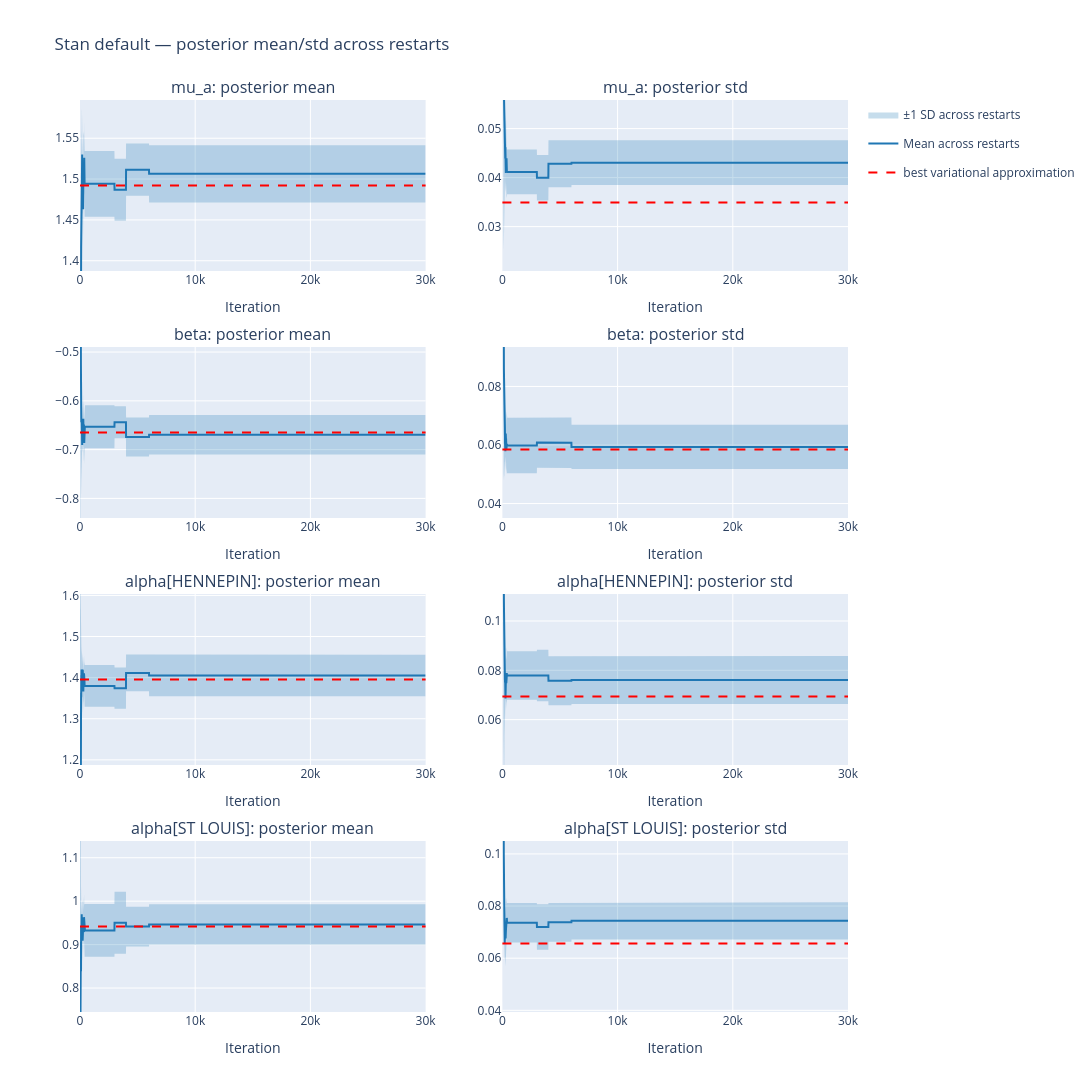
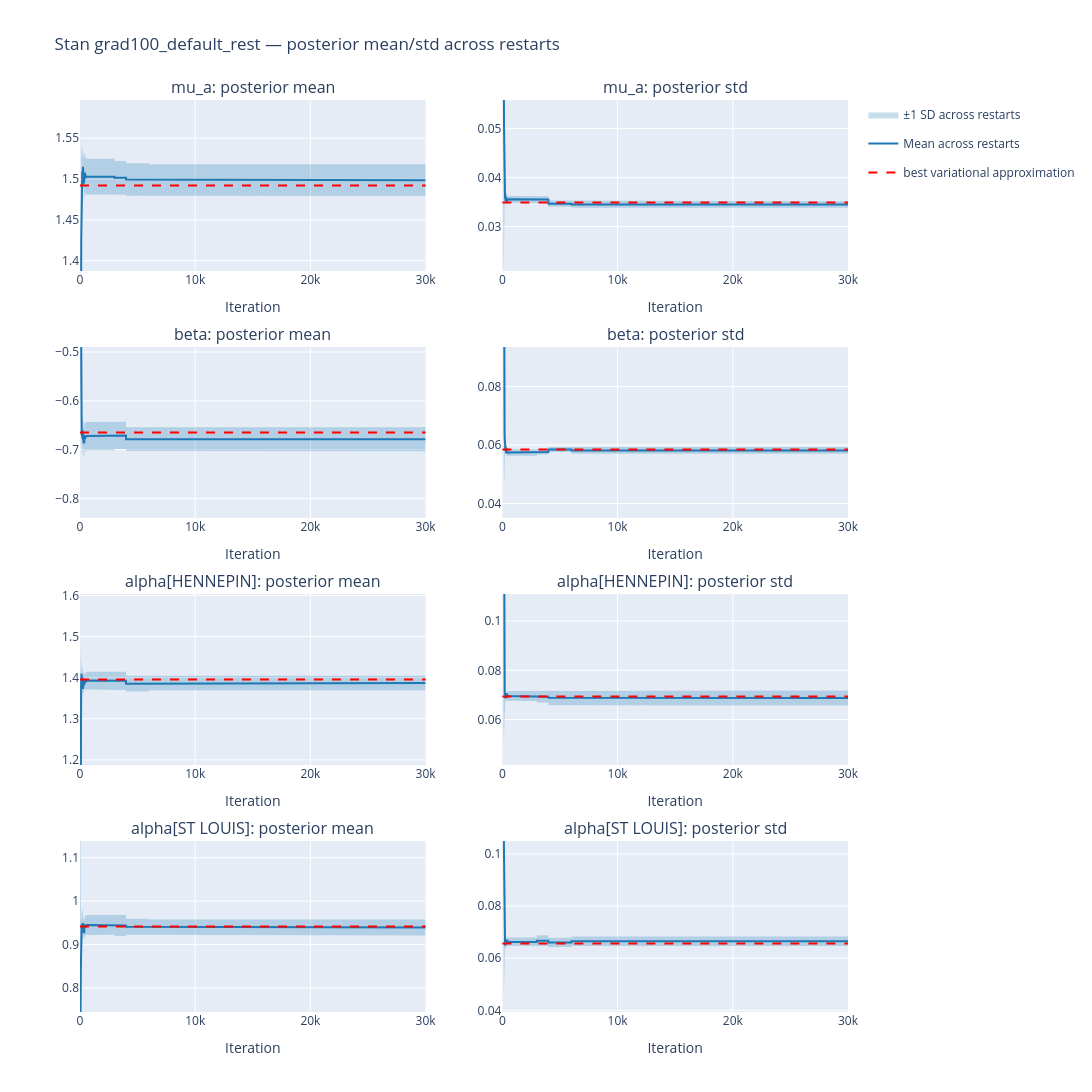
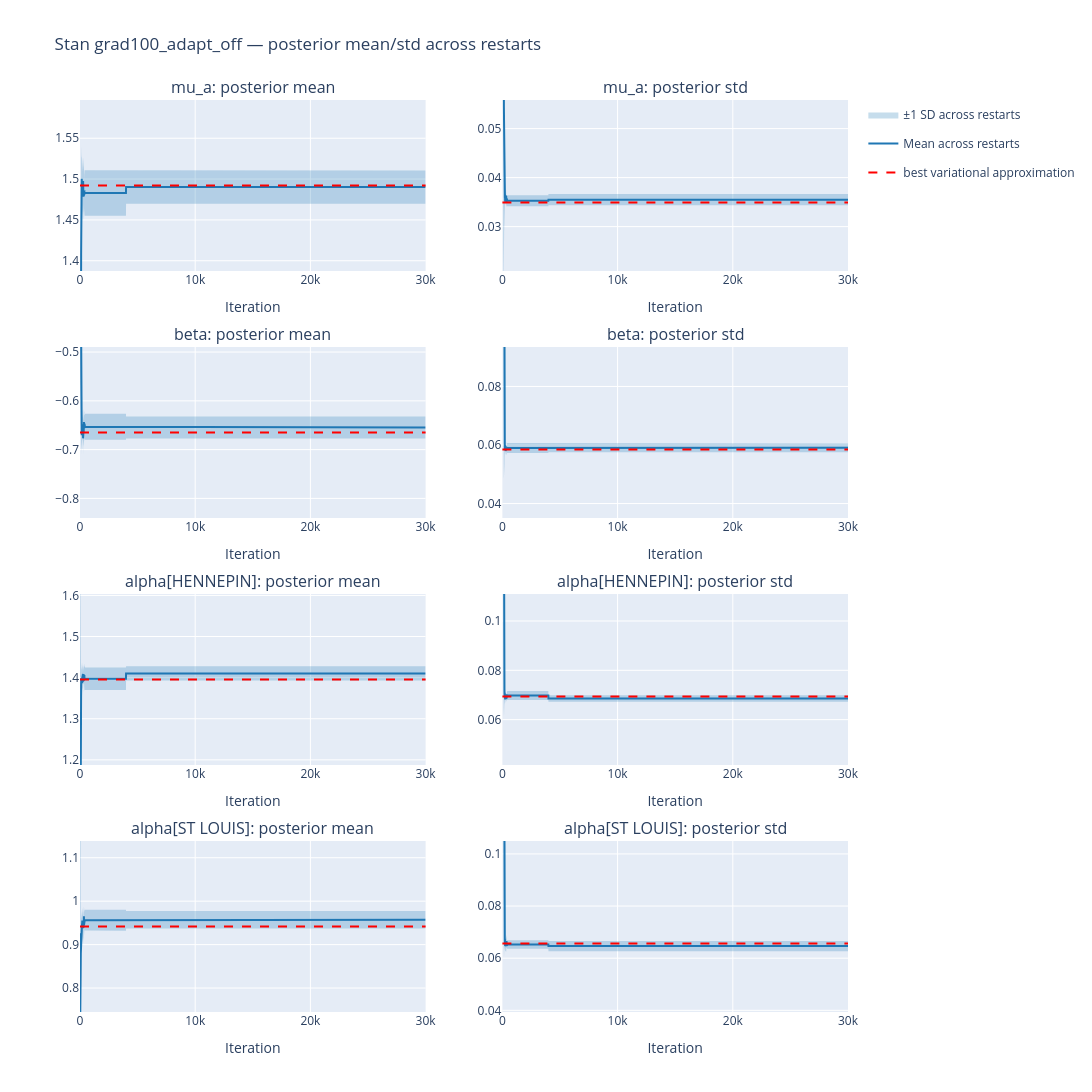
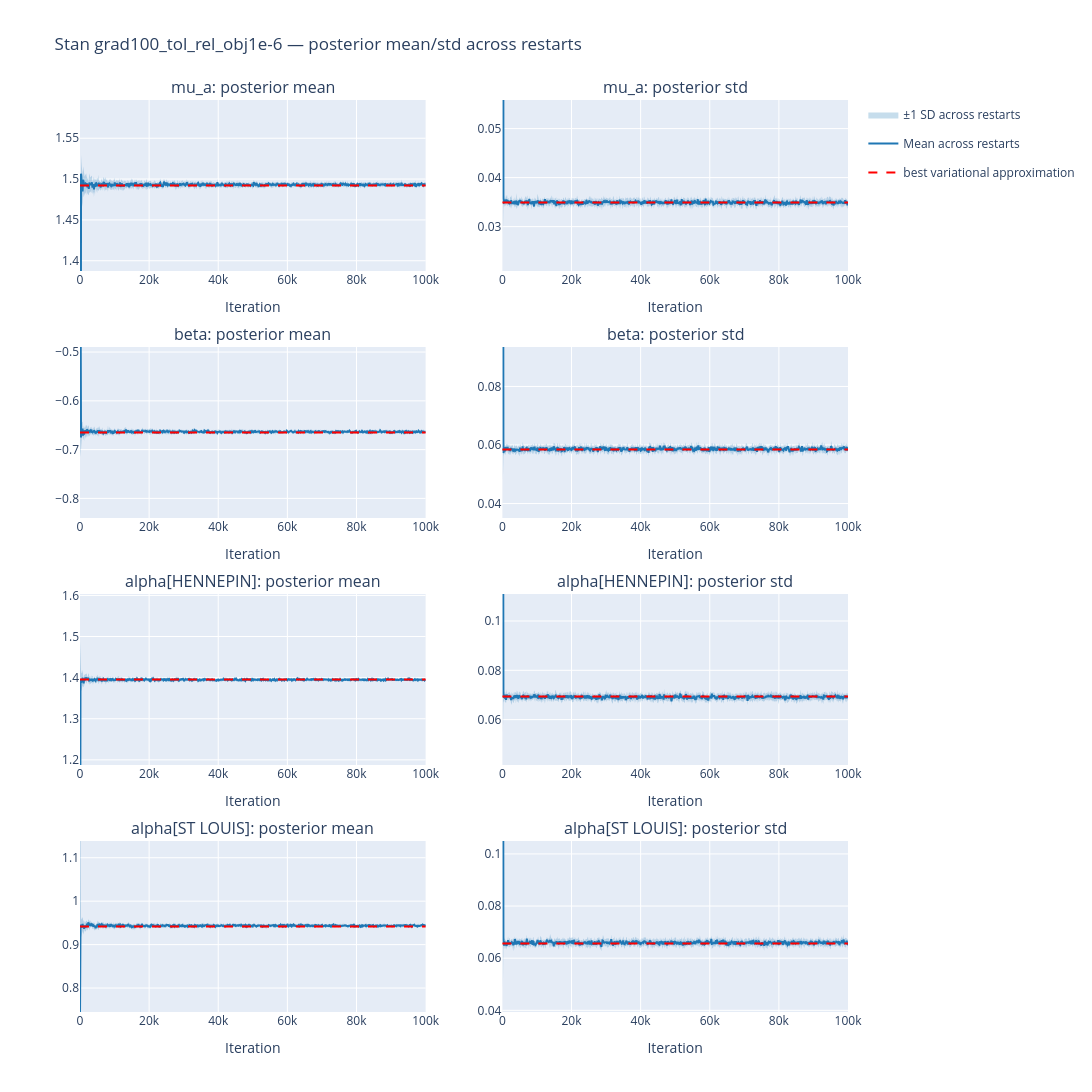

Source (notebook cell) for these figures, in order:
### Code cell
import pickle
import numpy as np
import plotly.graph_objects as go
from plotly.subplots import make_subplots

from modulars.plot_rr import _grid_vertical_spacing
from modulars.stan_rr_test import stan_result_by_scenario

with open(NB_DIR / "tol_1e-6_default_rest_result.pkl", "rb") as f:
    _td_result = pickle.load(f)
_td_by_scenario = stan_result_by_scenario(_td_result)
td_means, td_stds, td_iterations = _td_by_scenario["tol_1e-6_default_rest"]


def radon_mean_band_grid_single(means, stds, x, title):
    """Single-scenario summary: mean +/- 1 SD (restart-to-restart spread)
    shaded band for each representative dimension, one red dashed reference
    line per panel -- the per-scenario counterpart to the default-vs-scenario
    comparison plots above."""
    n_rows = len(which_dims)
    subplot_titles = []
    for lab in which_labels:
        subplot_titles.append(f"{lab}: posterior mean")
        subplot_titles.append(f"{lab}: posterior std")

    fig = make_subplots(rows=n_rows, cols=2, vertical_spacing=_grid_vertical_spacing(n_rows),
                         horizontal_spacing=0.1, subplot_titles=subplot_titles)

    for row_idx, dim in enumerate(which_dims):
        r = row_idx + 1
        lab = which_labels[row_idx]
        show_legend = row_idx == 0

        m = np.nanmean(means[:, :, dim], axis=0)
        m_spread = np.nanstd(means[:, :, dim], axis=0)
        fig.add_trace(go.Scatter(
            x=np.concatenate([x, x[::-1]]), y=np.concatenate([m + m_spread, (m - m_spread)[::-1]]),
            fill="toself", fillcolor="rgba(31,119,180,0.25)", line=dict(width=0), hoverinfo="skip",
            name="±1 SD across restarts", legendgroup="band", showlegend=show_legend,
        ), row=r, col=1)
        fig.add_trace(go.Scatter(
            x=x, y=m, mode="lines", line=dict(color="rgb(31,119,180)", width=2),
            name="Mean across restarts", legendgroup="mean", showlegend=show_legend,
        ), row=r, col=1)
        if lab in reference_means:
            ref_mean = reference_means[lab][0][0]
            fig.add_hline(y=ref_mean, line=dict(color="red", dash="dash"), row=r, col=1)
            if lab in reference_stds:
                ref_std_for_window = reference_stds[lab][0][0]
                fig.update_yaxes(range=[ref_mean - 3.0 * ref_std_for_window, ref_mean + 3.0 * ref_std_for_window], row=r, col=1)

        s = np.nanmean(stds[:, :, dim], axis=0)
        s_spread = np.nanstd(stds[:, :, dim], axis=0)
        fig.add_trace(go.Scatter(
            x=np.concatenate([x, x[::-1]]), y=np.concatenate([s + s_spread, (s - s_spread)[::-1]]),
            fill="toself", fillcolor="rgba(31,119,180,0.25)", line=dict(width=0), hoverinfo="skip",
            name="±1 SD across restarts", legendgroup="band", showlegend=False,
        ), row=r, col=2)
        fig.add_trace(go.Scatter(
            x=x, y=s, mode="lines", line=dict(color="rgb(31,119,180)", width=2),
            name="Mean across restarts", legendgroup="mean", showlegend=False,
        ), row=r, col=2)
        if lab in reference_stds:
            ref_std = reference_stds[lab][0][0]
            fig.add_hline(y=ref_std, line=dict(color="red", dash="dash"), row=r, col=2)
            fig.update_yaxes(range=[max(ref_std * 0.6, 0.0), ref_std * 1.6], row=r, col=2)

        fig.update_xaxes(title_text="Iteration", row=r, col=1)
        fig.update_xaxes(title_text="Iteration", row=r, col=2)

    fig.add_trace(go.Scatter(x=[None], y=[None], mode="lines", line=dict(color="red", dash="dash"),
                              name="best variational approximation"), row=1, col=1)
    fig.update_layout(height=300 * n_rows, width=1400, title_text=title)
    fig.show()


for name, means, stds, scen_iterations in (
    ("default", default_means, default_stds, default_iterations),
    ("grad100_default_rest", grad100_means, grad100_stds, grad100_iterations),
    ("grad100_adapt_off", adapt_off_means, adapt_off_stds, adapt_off_iterations),
    ("grad100_tol_rel_obj1e-6", tol_means, tol_stds, tol_iterations),
    ("grad100_tol_rel_obj1e-6_eta0.01", eta_means, eta_stds, eta_iterations),
    ("tol_1e-6_default_rest", td_means, td_stds, td_iterations),
):
    radon_mean_band_grid_single(means, stds, scen_iterations, title=f"Stan {name} — posterior mean/std across restarts")
